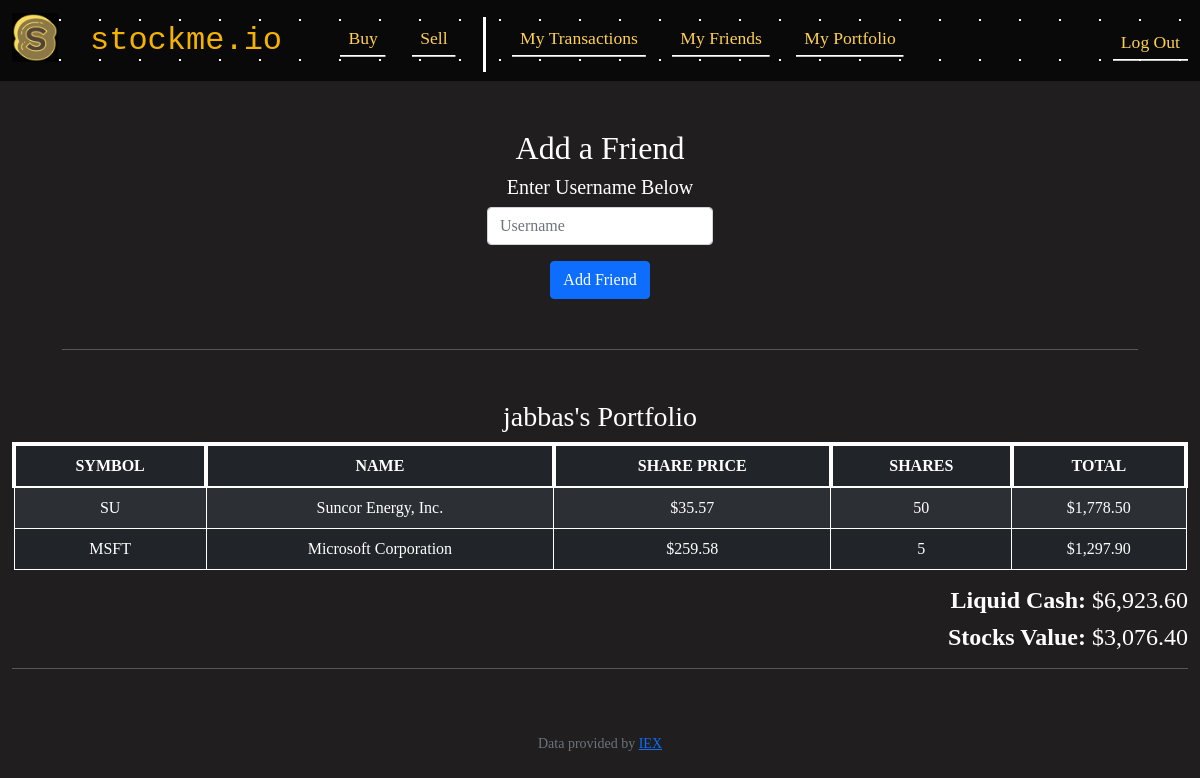
The app's page /friend (signed in) with its own data.
### tables this page shows
CREATE TABLE users (id INTEGER PRIMARY KEY AUTOINCREMENT NOT NULL, username TEXT NOT NULL, hash TEXT NOT NULL, cash NUMERIC NOT NULL DEFAULT 10000.00, 'friends' TEXT);

CREATE TABLE 'portfolio' ('user_id' INTEGER,'symbol' TEXT, 'value' INTEGER, 'shares' INTEGER, 'name' TEXT);

### app.py (the view)
@app.route("/friend", methods=["GET","POST"])
@login_required
def friend():
    if request.method == "POST":
        user_id = session["user_id"]
        my_name = db.execute("SELECT username FROM users WHERE id=?", user_id)[0]["username"]
        friend_username = request.form.get("username")
        if not friend_username:
            return apology("must provide username", 400)
        friend_name = db.execute("SELECT username FROM users WHERE username = ?", friend_username)
        if len(friend_name) == 0:
            return apology("friend not found", 400)
        if my_name == friend_name[0]["username"]:
            return apology("cannot add yourself", 400)
        previous_friends = db.execute("SELECT friends FROM users WHERE id=?", user_id)[0]["friends"]
        if previous_friends == None:
            db.execute("UPDATE users SET friends = ? WHERE id = ?", friend_name[0]["username"], user_id)
        elif friend_name[0]["username"] in previous_friends:
            return apology("already friended user", 400)
        else:
            friend_name = friend_name[0]["username"]
            updated_friends = previous_friends + f",{friend_name}"
            db.execute("UPDATE users SET friends = ? WHERE id=?", updated_friends, user_id)
        friend_list = db.execute("SELECT friends FROM users WHERE id=?", user_id)[0]["friends"].split(",")
        friend_list_status = []
        for each in friend_list:
            dicts = {}
            friend_user_id = db.execute("SELECT id FROM users WHERE username = ?", each)[0]["id"]
            port = db.execute("SELECT * FROM portfolio WHERE user_id = ?", friend_user_id)
            cash = db.execute("SELECT cash FROM users WHERE id = ?", friend_user_id)[0]
            invested = db.execute("SELECT SUM(value) FROM portfolio WHERE user_id = ?", friend_user_id)[0]
            name = db.execute("SELECT username FROM users WHERE id = ?", friend_user_id)[0]
            keys = range(4)
            values = [port, cash, invested, name]
            for i in keys:
                dicts[i] = values[i]
            friend_list_status.append(dicts)
        return render_template("friend.html", friends=friend_list_status)
    else:
        user_id = session["user_id"]
        friend_list = db.execute("SELECT friends FROM users WHERE id=?", user_id)[0]["friends"].split(",")
        friend_list_status = []
        for each in friend_list:
            dicts = {}
            friend_user_id = db.execute("SELECT id FROM users WHERE username = ?", each)[0]["id"]
            port = db.execute("SELECT * FROM portfolio WHERE user_id = ?", friend_user_id)
            cash = db.execute("SELECT cash FROM users WHERE id = ?", friend_user_id)[0]
            invested = db.execute("SELECT SUM(value) FROM portfolio WHERE user_id = ?", friend_user_id)[0]
            name = db.execute("SELECT username FROM users WHERE id = ?", friend_user_id)[0]
            keys = range(4)
            values = [port, cash, invested, name]
            for i in keys:
                dicts[i] = values[i]
            friend_list_status.append(dicts)
        return render_template("friend.html", friends=friend_list_status)

### app.py (called while the page is built)
@app.context_processor
def example():
    return dict(myexample='This is an example')

@app.after_request
def after_request(response):
    response.headers["Cache-Control"] = "no-cache, no-store, must-revalidate"
    response.headers["Expires"] = 0
    response.headers["Pragma"] = "no-cache"
    return response

### helpers.py (called while the page is built)
def login_required(f):
    @wraps(f)
    def decorated_function(*args, **kwargs):
        if session.get("user_id") is None:
            return redirect("/login")
        return f(*args, **kwargs)
    return decorated_function

def usd(value):
    return f"${value:,.2f}"

### templates/friend.html (shortened to what this page needs)
{% extends "layout.html" %}
{% block main %}
    <h2>Add a Friend</h2>
    <h5>Enter Username Below</h5>
    <form action="/friend" method="post">
        <div class="mb-3">
            <input autocomplete="off" autofocus class="form-control mx-auto w-auto" id="username" name="username" placeholder="Username" type="text">
        </div>
        <button class="btn btn-primary" type="submit">Add Friend</button>
    </form>
    <hr style = "margin: 50px;">
    {% for each in friends%}
        <h3>{{each[3]["username"]}}'s Portfolio</h3>
        {% if each[2]["SUM(value)"] == None %}
            <h2>Player has nothing invested currently</h2>
        {% else %}
        <table class="table table-dark table-hover table-striped">
            <thead class="table-dark">
                <tr>
                    <th scope="col">SYMBOL</th>
                    <th scope="col">NAME</th>
                    <th scope="col">SHARE PRICE</th>
                    <th scope="col">SHARES</th>
                    <th scope="col">TOTAL</th>
                </tr>
            </thead>
            <tbody>
                {% for stock in each[0] %}
                <tr>
                    <td>{{stock["symbol"]}}</td>
                    <td>{{stock["name"]}}</td>
                    <td>{{(stock["value"]/stock["shares"]) | usd}}</td>
                    <td>{{stock["shares"]}}</td>
                    <td>{{stock["value"] | usd}}</td>
                </tr>
                {% endfor %}
            </tbody>
        </table>
        {% endif %}
        <h4><span style="font-weight: bold;">Liquid Cash:</span> {{each[1]["cash"] | usd}}</h4>
            {% if each[2]["SUM(value)"] == None %}
                <h4><span style="font-weight: bold;"> Stocks Value:</span> $0.00</h4>
            {% else %}
                <h4><span style="font-weight: bold;"> Stocks Value:</span> {{each[2]["SUM(value)"] | usd}}</h4>
            {% endif %}
        <hr>
    {% endfor %}
{% endblock %}

### static/styles.css (style rules this page uses)
:root { --black: #090909; --dgray: #201E1E; --orange: #F5B301; --banana: #FED053; --white: #FFFFFF; }
body { background-color: var(--dgray); color: var(--white); font-family: "Palatino"; }
table, td { border: 1px solid; }
th { border: 4px solid; }
h4 { text-align: right; }

### records on screen
users: username "jabbas", cash "$6,923.60"
portfolio: symbol "SU", name "Suncor Energy, Inc.", (stock['value']/stock['shares'])|usd "$35.57", shares "50", value "$1,778.50"
portfolio: symbol "MSFT", name "Microsoft Corporation", (stock['value']/stock['shares'])|usd "$259.58", shares "5", value "$1,297.90"

### other values on screen
{{ each[2]["SUM(value)"] | usd }} "$3,076.40"
